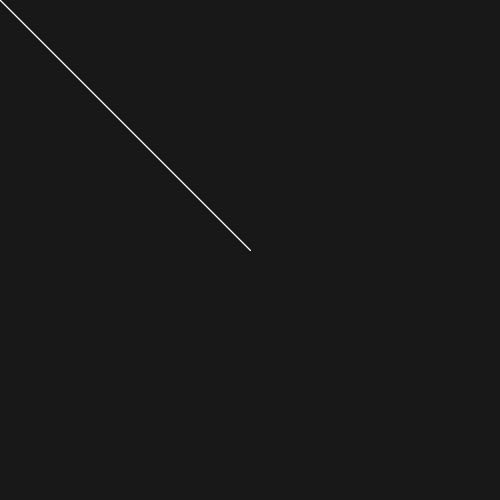
Frame 1 (no input)
Frame 60 (the mouse pressed at the canvas centre just before this capture): identical to frame 1, image omitted
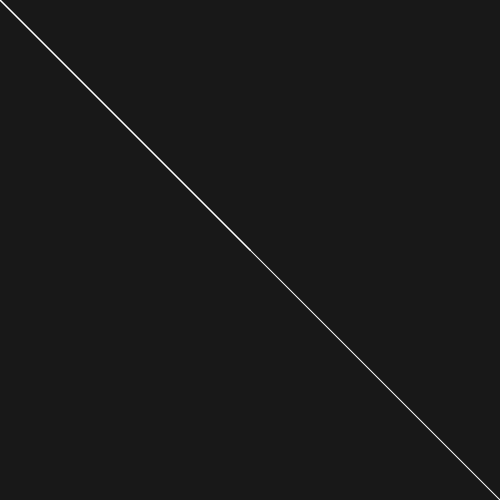
Frame 120 (the mouse held since frame 60 and released just before this capture)

The Processing sketch that drew these frames (run headless with seeded random() and noise(); from frame 60 on, the mouse is pressed at the canvas centre):

// Processing sketch: test
// ── test.pde
void setup() {
    size(500, 500);
    background(24);
    stroke(255);
}

void draw() {
    background(24);
    PVector center = new PVector(width/2, height/2);
    PVector mouse = new PVector(mouseX, mouseY);
    center.add(mouse);

    line(0, 0, center.x, center.y);
    line(0, 0, mouse.x, mouse.y);
    line(0, 0, width/2, height/2);
}
